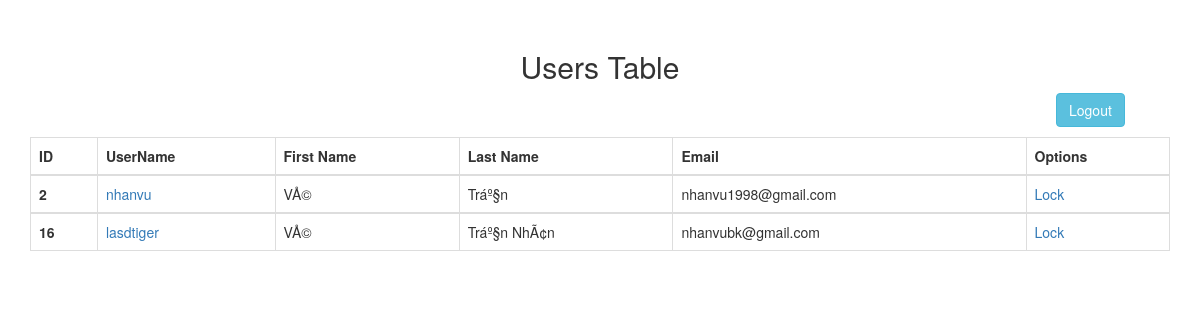
The page /adminTable.php (signed in) on the database as committed earlier.
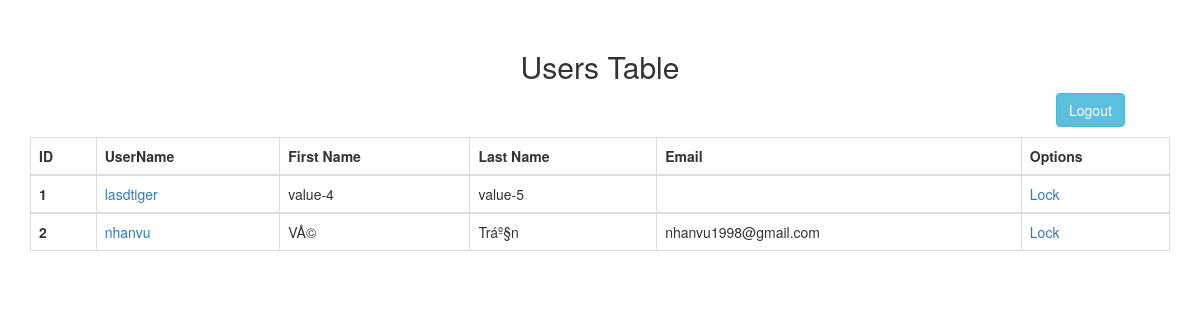
The same page on the database as committed later.
### tables this page shows
CREATE TABLE `users` (
  `id` int(11) NOT NULL,
  `userName` varchar(255) NOT NULL,
  `password` varchar(255) NOT NULL,
  `firstName` varchar(255) NOT NULL,
  `lastName` varchar(255) NOT NULL,
  `email` varchar(255) NOT NULL,
  `loc` tinyint(1) NOT NULL
);

### adminTable.php (the view, shortened to what this page needs)
<?php
    $database = new Database();
    $conn = $database->getConnection();
?>
<!DOCTYPE html>
<html>
    <head>
        <link rel="stylesheet" href="https://maxcdn.bootstrapcdn.com/bootstrap/3.4.0/css/bootstrap.min.css">
    </head>
    <body>
        <div class="container" style ="margin-top: 30px;">
            <h2 style="text-align:center;"> Users Table</h2>
            <a style = "margin-bottom: 10px; margin-left: 90%;" href="logout.php" class="btn btn-info " role="button">Logout</a>
            <table class="table table-bordered">
            <thead class="thead-light">
                <tr>
                <th scope="col">ID</th>
                <th scope="col">UserName</th>
                <th scope="col">First Name</th>
                <th scope="col">Last Name</th>
                <th scope="col">Email</th>
                <th scope="col">Options</th>
                </tr>
            </thead>
            <?php
                if (isset($_SESSION["id"])){
                    $query = "SELECT * FROM `users` WHERE 1";
                    $stmt = $conn->prepare($query);
                    $stmt->execute();
                    while ( $row = $stmt->fetch(PDO::FETCH_ASSOC))
                    {
                        echo '<tbody>';
                        echo '<tr>';
                        echo '<th>'.$row['id'].'</th>';
                        echo "<td><a href=\"softwareUser.php?id=$row[id]\">".$row['userName']."</td>";
                        echo '<td>'.$row['firstName'].'</td>';
                        echo '<td>'.$row['lastName'].'</td>';
                        echo '<td>'.$row['email'].'</td>';
                        if ($row['loc']){
                            echo "<td><a href=\"unlockUser.php?id=$row[id]\">Unlock</a>";
                        }
                        else {
                            echo "<td><a href=\"lockuser.php?id=$row[id]\">Lock</a>";
                        }
                        echo '</tr>';
                        echo '</tbody>';
                    }
                }
            ?>
            </table>
        </div>
    </body>
</html>

Rows that differ between the two databases and show on the page:
removed users: id "16", userName "lasdtiger", firstName "VÅ©", lastName "Tráº§n NhÃ¢n", email "nhanvubk@gmail.com"
added users: id "1", userName "lasdtiger", firstName "value-4", lastName "value-5"
